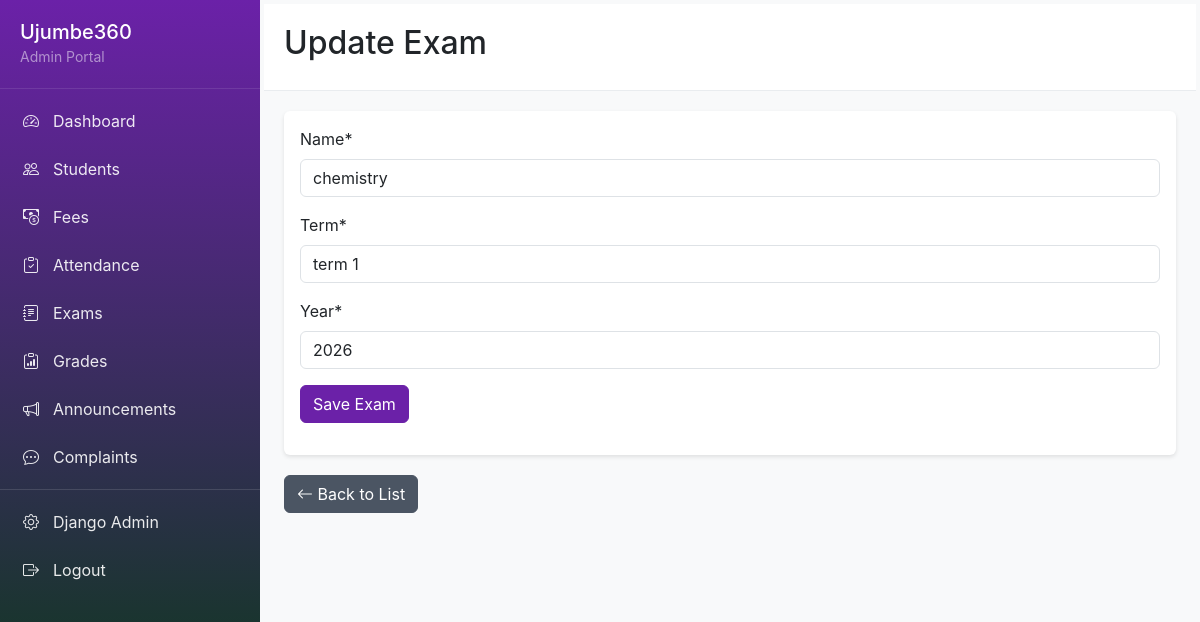
The app's page /admin-portal/exams/1/edit/ (signed in) with its own data.
### lms/models.py (models this page shows, shortened)
class Exam(models.Model):
    name = models.CharField(max_length=100)
    term = models.CharField(max_length=50)  # e.g., "Term 1", "Term 2", "Term 3"
    year = models.IntegerField()
    created_at = models.DateTimeField(auto_now_add=True)
    class Meta:
        ordering = ['-year', 'term', 'name']
        unique_together = ['name', 'term', 'year']

### lms/views.py (the view)
# urls.py: path('admin-portal/exams/<int:pk>/edit/', views.exam_update, name='exam_update'),
@login_required
@user_passes_test(is_staff_user)
def exam_update(request, pk):
    exam = get_object_or_404(Exam, pk=pk)
    if request.method == 'POST':
        form = ExamForm(request.POST, instance=exam)
        if form.is_valid():
            form.save()
            messages.success(request, 'Exam updated successfully!')
            return redirect('exam_list')
    else:
        form = ExamForm(instance=exam)
    return render(request, 'grades/exam_form.html', {'form': form, 'exam': exam, 'action': 'Update'})

### lms/forms.py
class ExamForm(forms.ModelForm):
    class Meta:
        model = Exam
        fields = ['name', 'term', 'year']
        widgets = {
            'year': forms.NumberInput(attrs={'min': 2020, 'max': 2100}),
        }
    def __init__(self, *args, **kwargs):
        super().__init__(*args, **kwargs)
        self.helper = FormHelper()
        self.helper.form_method = 'post'
        self.helper.add_input(Submit('submit', 'Save Exam', css_class='btn btn-primary'))

### lms/views.py (called while the page is built)
def is_staff_user(user):
    return user.is_staff or user.is_superuser

### lms/templates/grades/exam_form.html (shortened to what this page needs)
{% extends 'base_admin.html' %}
{% load crispy_forms_tags %}
{% block content %}
<div class="page-header">
    <h2>{{ action }} Exam</h2>
</div>
<div class="card">
    <div class="card-body">
        <form method="post">
            {% crispy form %}
        </form>
    </div>
</div>
<div class="mt-3">
    <a href="{% url 'exam_list' %}" class="btn btn-secondary">
        <i class="bi bi-arrow-left"></i> Back to List
    </a>
</div>
{% endblock %}

### lms/templates/base_admin.html (style rules this page uses)
:root { --bs-primary: #6B21A8; --bs-secondary: #4B5563; --bs-primary-rgb: 107, 33, 168; --bs-secondary-rgb: 75, 85, 99; }
body { font-family: -apple-system, BlinkMacSystemFont, 'Segoe UI', Roboto, 'Helvetica Neue', Arial, sans-serif; background-color: #f8f9fa; }
.btn-primary { background-color: var(--bs-primary); border-color: var(--bs-primary); }
.btn-secondary { background-color: var(--bs-secondary); border-color: var(--bs-secondary); }
.page-header { background: white; padding: 20px; margin: -20px -20px 20px -20px; border-bottom: 1px solid #e9ecef; }
.card { border: none; box-shadow: 0 2px 4px rgba(0,0,0,0.1); margin-bottom: 20px; }

### records on screen
Exam: name "chemistry", term "term 1", year "2026"

### other values on screen
{{ action }} "Update"
